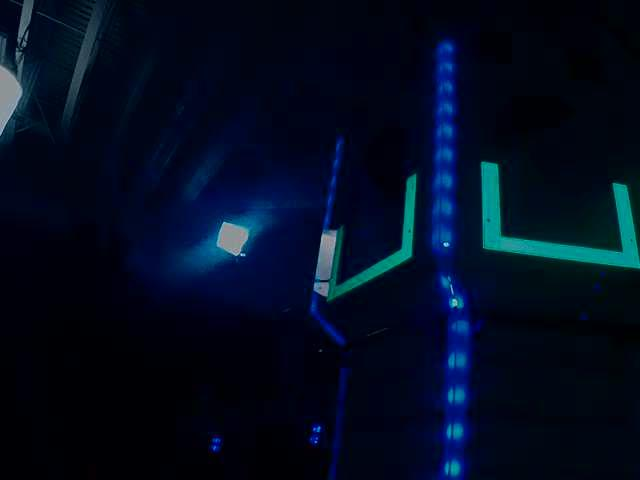
#> input picture 2016-vision-master/imgproc/RealFullField/0.jpg, 640 x 480 px
$ python -i grip.py   (imports and definitions only)   (older library calls are emulated)
#> lines starting #> are read from the running program, lines starting #| are printed output that depends on the picture; after the words box and inside, x2 and y2 are one past the last pixel; in counts of white or black regions, pixels touching at a corner belong together
import cv2
import numpy
import math
from enum import Enum

class GripPipeline:


    """
    An OpenCV pipeline generated by GRIP.
    """

    def __init__(self):
        """initializes all values to presets or None if need to be set
        """

        self.__hsv_threshold_hue = [15.9558030341169, 137.8198178573477]
        self.__hsv_threshold_saturation = [65.519019296701, 255.0]
        self.__hsv_threshold_value = [69.45015658363164, 255.0]

        self.hsv_threshold_output = None

        self.__find_contours_input = self.hsv_threshold_output
        self.__find_contours_external_only = False

        self.find_contours_output = None

        self.__filter_contours_contours = self.find_contours_output
        self.__filter_contours_min_area = 10.0
        self.__filter_contours_min_perimeter = 0.0
        self.__filter_contours_min_width = 0.0
        self.__filter_contours_max_width = 1000.0
        self.__filter_contours_min_height = 0.0
        self.__filter_contours_max_height = 1000.0
        self.__filter_contours_solidity = [0.0, 100]
        self.__filter_contours_max_vertices = 1000000.0
        self.__filter_contours_min_vertices = 0.0
        self.__filter_contours_min_ratio = 0.0
        self.__filter_contours_max_ratio = 20.0

        self.filter_contours_output = None


    def process(self, source0):
        """
        Runs the pipeline and sets all outputs to new values.
        """
        # Step HSV_Threshold0:
        self.__hsv_threshold_input = source0
        (self.hsv_threshold_output) = self.__hsv_threshold(self.__hsv_threshold_input, self.__hsv_threshold_hue, self.__hsv_threshold_saturation, self.__hsv_threshold_value)

        # Step Find_Contours0:
        self.__find_contours_input = self.hsv_threshold_output
        (self.find_contours_output) = self.__find_contours(self.__find_contours_input, self.__find_contours_external_only)

        # Step Filter_Contours0:
        self.__filter_contours_contours = self.find_contours_output
        (self.filter_contours_output) = self.__filter_contours(self.__filter_contours_contours, self.__filter_contours_min_area, self.__filter_contours_min_perimeter, self.__filter_contours_min_width, self.__filter_contours_max_width, self.__filter_contours_min_height, self.__filter_contours_max_height, self.__filter_contours_solidity, self.__filter_contours_max_vertices, self.__filter_contours_min_vertices, self.__filter_contours_min_ratio, self.__filter_contours_max_ratio)


    @staticmethod
    def __hsv_threshold(input, hue, sat, val):
        """Segment an image based on hue, saturation, and value ranges.
        Args:
            input: A BGR numpy.ndarray.
            hue: A list of two numbers the are the min and max hue.
            sat: A list of two numbers the are the min and max saturation.
            lum: A list of two numbers the are the min and max value.
        Returns:
            A black and white numpy.ndarray.
        """
        out = cv2.cvtColor(input, cv2.COLOR_BGR2HSV)
        return cv2.inRange(out, (hue[0], sat[0], val[0]),  (hue[1], sat[1], val[1]))

    @staticmethod
    def __find_contours(input, external_only):
        """Sets the values of pixels in a binary image to their distance to the nearest black pixel.
        Args:
            input: A numpy.ndarray.
            external_only: A boolean. If true only external contours are found.
        Return:
            A list of numpy.ndarray where each one represents a contour.
        """
        if(external_only):
            mode = cv2.RETR_EXTERNAL
        else:
            mode = cv2.RETR_LIST
        method = cv2.CHAIN_APPROX_SIMPLE
        im2, contours, hierarchy =cv2.findContours(input, mode=mode, method=method)
        return contours

    @staticmethod
    def __filter_contours(input_contours, min_area, min_perimeter, min_width, max_width,
                        min_height, max_height, solidity, max_vertex_count, min_vertex_count,
                        min_ratio, max_ratio):
        """Filters out contours that do not meet certain criteria.
        Args:
            input_contours: Contours as a list of numpy.ndarray.
            min_area: The minimum area of a contour that will be kept.
            min_perimeter: The minimum perimeter of a contour that will be kept.
            min_width: Minimum width of a contour.
            max_width: MaxWidth maximum width.
            min_height: Minimum height.
            max_height: Maximimum height.
            solidity: The minimum and maximum solidity of a contour.
            min_vertex_count: Minimum vertex Count of the contours.
            max_vertex_count: Maximum vertex Count.
            min_ratio: Minimum ratio of width to height.
            max_ratio: Maximum ratio of width to height.
        Returns:
            Contours as a list of numpy.ndarray.
        """
        output = []
        for contour in input_contours:
            x,y,w,h = cv2.boundingRect(contour)
            if (w < min_width or w > max_width):
                continue
            if (h < min_height or h > max_height):
                continue
            area = cv2.contourArea(contour)
            if (area < min_area):
                continue
            if (cv2.arcLength(contour, True) < min_perimeter):
                continue
            hull = cv2.convexHull(contour)
            solid = 100 * area / cv2.contourArea(hull)
            if (solid < solidity[0] or solid > solidity[1]):
                continue
            if (len(contour) < min_vertex_count or len(contour) > max_vertex_count):
                continue
            ratio = (float)(w) / h
            if (ratio < min_ratio or ratio > max_ratio):
                continue
            output.append(contour)
        return output

>>> import cv2
>>> picture = cv2.imread('../../../../../../../2016-vision-master/imgproc/RealFullField/0.jpg')
#> picture is the input picture: shape (480, 640, 3); mean B, G, R 31.9, 12.1, 2.1
>>> result = GripPipeline().process(picture)
#> in __hsv_threshold, `out = cv2.cvtColor(input, cv2.COLOR_BGR2HSV)`: out: shape (480, 640, 3); mean H, S, V 113.1, 247.4, 32.1
#> in __hsv_threshold, `return cv2.inRange(out, (hue[0], sat[0], val[0]),  (hue[1], sat[1], va..`:
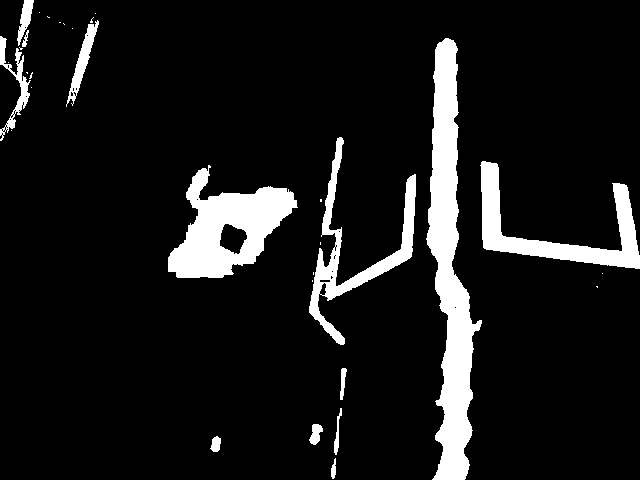
#> returned value: shape (480, 640); 9.8% white; 32 white regions (19 under 20 px), largest, box (x1, y1, x2, y2) and area: (426, 38, 482, 480) 11524, (168, 165, 298, 278) 7168, (480, 161, 640, 269) 4897

$ run again, on 2016-vision-master/imgproc/RealFullField/181.jpg
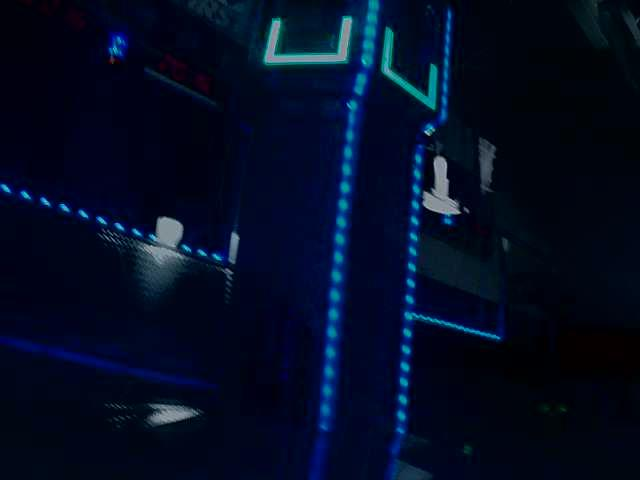
#> input picture 2016-vision-master/imgproc/RealFullField/181.jpg, 640 x 480 px
#> picture is the input picture: shape (480, 640, 3); mean B, G, R 35, 12, 3.1
#> out: shape (480, 640, 3); mean H, S, V 112.3, 245.2, 35.1
#> in __hsv_threshold, `return cv2.inRange(out, (hue[0], sat[0], val[0]),  (hue[1], sat[1], va..`:
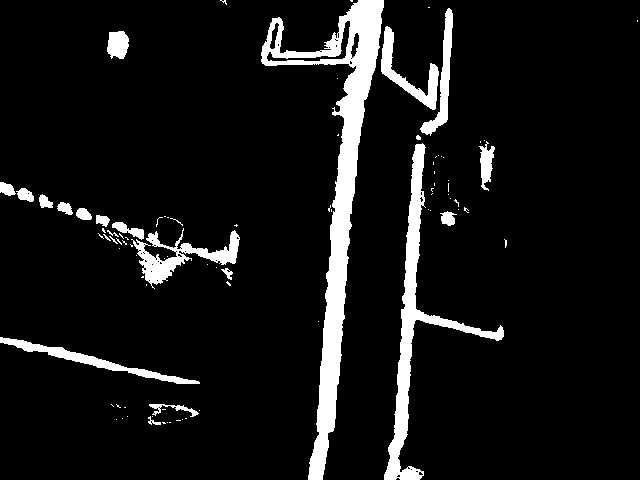
#> returned value: shape (480, 640); 8.2% white; 89 white regions (68 under 20 px), largest, box (x1, y1, x2, y2) and area: (261, 0, 384, 480) 11462, (384, 143, 504, 480) 5093, (131, 228, 240, 289) 1959

$ run again, on 2016-vision-master/imgproc/RealFullField/190.jpg
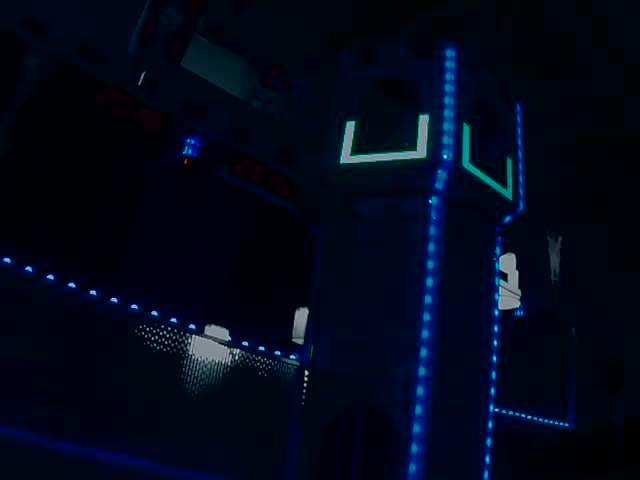
#> input picture 2016-vision-master/imgproc/RealFullField/190.jpg, 640 x 480 px
#> picture is the input picture: shape (480, 640, 3); mean B, G, R 25.7, 8.2, 2.7
#> out: shape (480, 640, 3); mean H, S, V 113.9, 244.7, 25.8
#> in __hsv_threshold, `return cv2.inRange(out, (hue[0], sat[0], val[0]),  (hue[1], sat[1], va..`:
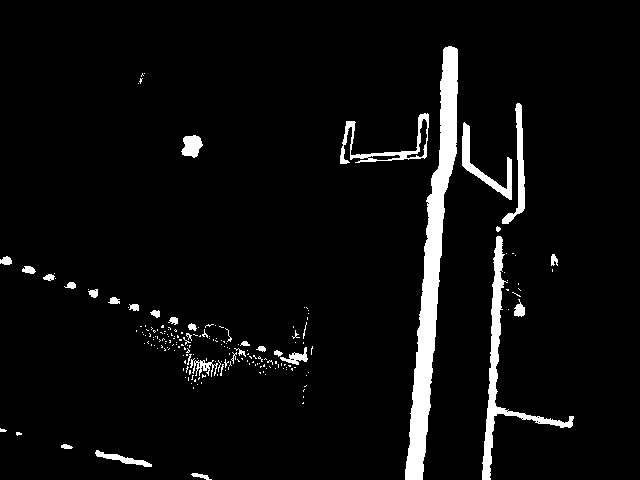
#> returned value: shape (480, 640); 5% white; 208 white regions (171 under 20 px), largest, box (x1, y1, x2, y2) and area: (405, 46, 458, 480) 7282, (482, 236, 574, 480) 2480, (340, 113, 429, 164) 921

$ run again, on 2016-vision-master/imgproc/RealFullField/192.jpg
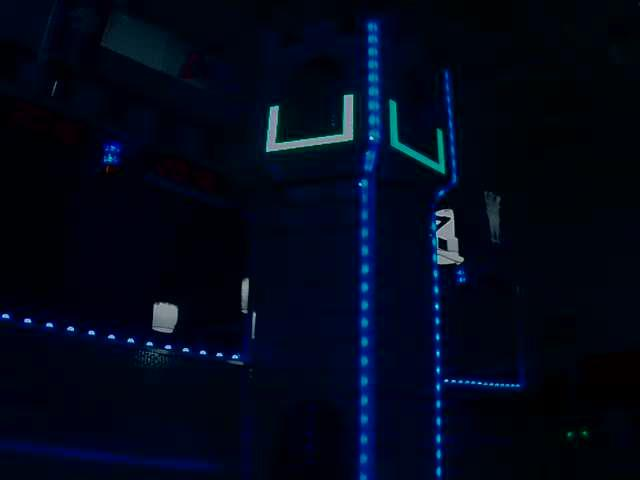
#> input picture 2016-vision-master/imgproc/RealFullField/192.jpg, 640 x 480 px
#> picture is the input picture: shape (480, 640, 3); mean B, G, R 25.1, 8, 2.2
#> out: shape (480, 640, 3); mean H, S, V 112.3, 244.1, 25.2
#> in __hsv_threshold, `return cv2.inRange(out, (hue[0], sat[0], val[0]),  (hue[1], sat[1], va..`:
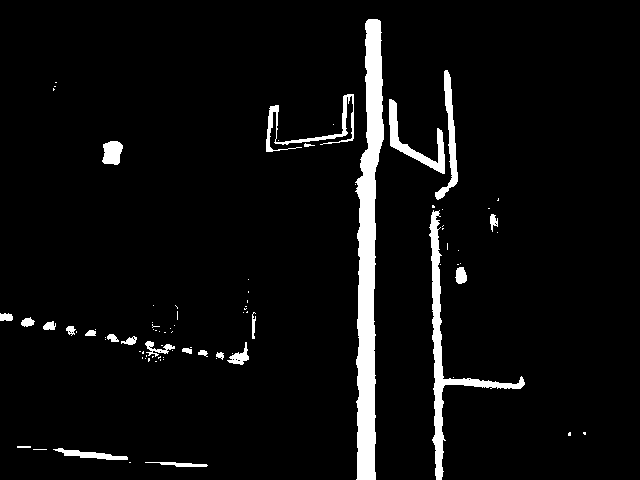
#> returned value: shape (480, 640); 5.1% white; 88 white regions (63 under 20 px), largest, box (x1, y1, x2, y2) and area: (355, 19, 384, 480) 7743, (429, 210, 525, 480) 2721, (389, 99, 445, 174) 1027
